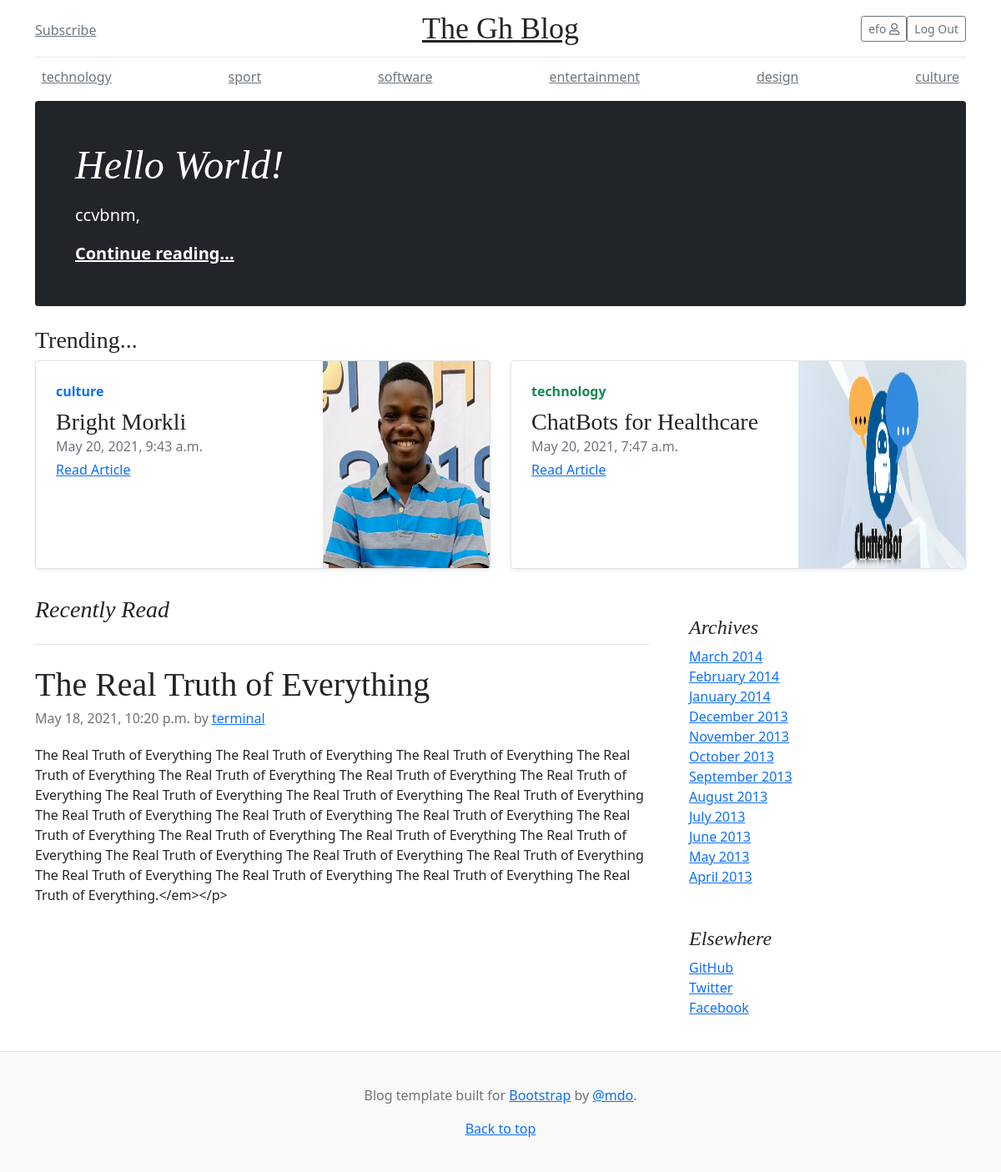
Screenshot of / (signed in) with the database file from the repository.
### blog/models.py (models this page shows, shortened)
class Category(models.Model):
    name = models.CharField(max_length=50)
    slug = models.SlugField(unique=True)
    def __str__(self):
        return self.name
    class Meta:
        verbose_name = 'Category'
        verbose_name_plural = 'Categories'
        ordering = ('-name', )

class Blog(models.Model):
    STATUS_CHOICES = (
        ('draft', 'draft'),
        ('published', 'published')
    )
    author = models.ForeignKey(User, on_delete=models.CASCADE)
    title = models.CharField(max_length=105)
    cover_image = models.ImageField(upload_to='images/', blank=True, null=True)
    body = models.TextField()
    date_published = models.DateTimeField(default=timezone.now)
    status = models.CharField(max_length=10, choices=STATUS_CHOICES)
    category = models.ForeignKey(Category, on_delete=models.CASCADE, max_length=50)
    def summary(self):
        return self.body[:120]
    class Meta:
        ordering = ('-date_published',)

### blog/views.py (the view)
# urls.py: path('', views.index, name='index'),
def index(request):
    blogs = Blog.objects.filter(status='published')
    categories = Category.objects.all()
    template_name = 'blog/index.html'
    context = {'blogs': blogs, 'categories': categories}
    return render(request, template_name, context)

### blog/templates/blog/index.html (shortened to what this page needs)
{% extends 'blog/base.html' %}
{% load static %}
  {% block content %}
  <div class="nav-scroller py-1 mb-2">
    <nav class="nav d-flex justify-content-between">
      {% for category in categories %}
      <a class="p-2 link-secondary" href="{% url 'category_view' category.name %}">{{category.name}}</a>
      {% endfor %}
    </nav>
  </div>
</div>
<main class="container">
  <div class="p-4 p-md-5 mb-4 text-white rounded bg-dark">
    <div class="col-md-6 px-0">
        {% for blog in blogs|slice:":1" %}
      <h1 class="display-4 fst-italic">{{ blog.title }}</h1>
      <p class="lead my-3">{{ blog.summary }}</p>
      <p class="lead mb-0"><a href="{% url 'detail_view' blog.id %}" class="text-white fw-bold">Continue reading...</a></p>
        {% endfor %}
    </div>
  </div>
  <div class="row mb-2">
    <h3>Trending...</h3>
    <div class="col-md-6">
      <div class="row g-0 border rounded overflow-hidden flex-md-row mb-4 shadow-sm h-md-250 position-relative">
        <div class="col p-4 d-flex flex-column position-static">
          {% for blog in blogs|slice:"1:2" %}
          <strong class="d-inline-block mb-2 text-primary">{{blog.category}}</strong>
          <h3 class="mb-0">{{blog.title}}</h3>
          <div class="mb-1 text-muted">{{blog.date_published}}</div>
          <a href="{% url 'detail_view' blog.id %}" class="stretched-link">Read Article</a>
        </div>
        <div class="col-auto d-none d-lg-block">
          {% if blog.cover_image %}
          <img src="{{blog.cover_image.url}}" alt="" class="bd-placeholder-img" width="200" height="250">
          {% endif %}
          {% endfor %}
        </div>
      </div>
    </div>
    <div class="col-md-6">
      <div class="row g-0 border rounded overflow-hidden flex-md-row mb-4 shadow-sm h-md-250 position-relative">
        <div class="col p-4 d-flex flex-column position-static">
          {% for blog in blogs|slice:"2:3" %}
          <strong class="d-inline-block mb-2 text-success">{{blog.category}}</strong>
          <h3 class="mb-0">{{blog.title}}</h3>
          <div class="mb-1 text-muted">{{blog.date_published}}</div>
          <a href="{% url 'detail_view' blog.id %}" class="stretched-link">Read Article</a>
        </div>
        <div class="col-auto d-none d-lg-block">
          <img src="{{blog.cover_image.url}}" alt="" class="bd-placeholder-img" width="200" height="250">
          {% endfor %}
        </div>
      </div>
    </div>
  </div>
  <div class="row">
    <div class="col-md-8">
      <h3 class="pb-4 mb-4 fst-italic border-bottom">
        Recently Read
      </h3>
      <article class="blog-post">
        {% for blog in blogs|slice:"3:4" %}
        <h2 class="blog-post-title">{{blog.title}}</h2>
        <p class="blog-post-meta">{{blog.date_published}} by <a href="#">{{blog.author}}</a></p>
        <p>{{blog.body}}</p>
        {% endfor %}
      </article>
    </div>
    <div class="col-md-4">
      <div class="p-4">
        <h4 class="fst-italic">Archives</h4>
        <ol class="list-unstyled mb-0">
          <li><a href="#">March 2014</a></li>
          <li><a href="#">February 2014</a></li>
          <li><a href="#">January 2014</a></li>
          <li><a href="#">December 2013</a></li>
          <li><a href="#">November 2013</a></li>
          <li><a href="#">October 2013</a></li>
          <li><a href="#">September 2013</a></li>
          <li><a href="#">August 2013</a></li>
          <li><a href="#">July 2013</a></li>
          <li><a href="#">June 2013</a></li>
          <li><a href="#">May 2013</a></li>
          <li><a href="#">April 2013</a></li>
        </ol>
      </div>
      <div class="p-4">
        <h4 class="fst-italic">Elsewhere</h4>
        <ol class="list-unstyled">
          <li><a href="#">GitHub</a></li>
          <li><a href="#">Twitter</a></li>
          <li><a href="#">Facebook</a></li>
        </ol>
      </div>
    </div>
  </div>
</main>
  {% endblock %}

### blog/templates/blog/base.html (shortened to what this page needs)
{% load static %}
<!doctype html>
<html lang="en">
  <head>
    <link href="https://cdn.jsdelivr.net/npm/bootstrap@5.0.0-beta3/dist/css/bootstrap.min.css" rel="stylesheet">
    <link rel="stylesheet" href="https://cdnjs.cloudflare.com/ajax/libs/font-awesome/5.15.3/css/all.min.css" />
    <link href="{% static 'blog/styles.css' %}" rel="stylesheet">
  </head>
  <body>
<div class="container">
  <header class="blog-header py-3">
    <div class="row flex-nowrap justify-content-between align-items-center">
      <div class="col-4 pt-1">
        <a class="link-secondary" href="#" data-bs-toggle="modal" data-bs-target="#staticBackdrop">Subscribe</a>
      </div>
      <div class="col-4 text-center">
        <a class="blog-header-logo text-dark" href="{% url 'index' %}">The Gh Blog</a>
      </div>
      <div class="col-4 d-flex justify-content-end align-items-center">
        {% if request.user.is_authenticated %}
        <a class="btn btn-sm btn-outline-secondary" href="#" data-bs-toggle="modal" data-bs-target="#userAccount">{{request.user.username}} <i class="far fa-user"></i></a>
        <a class="btn btn-sm btn-outline-secondary" href="{% url 'user_logout' %}">Log Out</a>
        {% else %}
        <a class="btn btn-sm btn-outline-secondary" href="{% url 'user_signup' %}">Sign up</a>
        <a class="btn btn-sm btn-outline-secondary" href="{% url 'user_login' %}">Login</a>
        {% endif %}
      </div>
    </div>
  </header>
  {% block content %}
  {% endblock %}
<footer class="blog-footer">
  <p>Blog template built for <a href="https://getbootstrap.com/">Bootstrap</a> by <a href="https://twitter.com/mdo">@mdo</a>.</p>
  <p>
    <a href="#">Back to top</a>
  </p>
</footer>
  </body>
</html>

### blog/static/blog/styles.css (style rules this page uses)
.blog-header { line-height: 1; border-bottom: 1px solid #e5e5e5; }
.blog-header-logo { font-family: "Playfair Display", Georgia, "Times New Roman", serif; font-size: 2.25rem; }
h1, h2, h3, h4, h5, h6 { font-family: "Playfair Display", Georgia, "Times New Roman", serif; }
.display-4 { font-size: 2.5rem; }
@media (min-width: 768px) { .display-4 { font-size: 3rem; } }
.nav-scroller { position: relative; z-index: 2; height: 2.75rem; overflow-y: hidden; }
.nav-scroller .nav { display: flex; flex-wrap: nowrap; padding-bottom: 1rem; margin-top: -1px; overflow-x: auto; text-align: center; white-space: nowrap; -webkit-overflow-scrolling: touch; }
@media (min-width: 768px) { .h-md-250 { height: 250px; } }
.blog-post { margin-bottom: 4rem; }
.blog-post-title { margin-bottom: .25rem; font-size: 2.5rem; }
.blog-post-meta { margin-bottom: 1.25rem; color: #727272; }
.blog-footer { padding: 2.5rem 0; color: #727272; text-align: center; background-color: #f9f9f9; border-top: .05rem solid #e5e5e5; }
.blog-footer p:last-child { margin-bottom: 0; }

### blog/templates/blog/base.html (style rules this page uses)
.bd-placeholder-img { font-size: 1.125rem; text-anchor: middle; -webkit-user-select: none; -moz-user-select: none; user-select: none; }

### rows the page displays
Category: name "technology"
Category: name "sport"
Category: name "software"
Category: name "entertainment"
Category: name "design"
Category: name "culture"
Blog: title "Hello World!", summary "ccvbnm,"
Blog: category "culture", title "Bright Morkli", date_published "May 20, 2021, 9:43 a.m.", cover_image (picture)
Blog: category "technology", title "ChatBots for Healthcare", date_published "May 20, 2021, 7:47 a.m.", cover_image (picture)
Blog: title "The Real Truth of Everything", date_published "May 18, 2021, 10:20 p.m.", author "terminal", body "The Real Truth of Everything The Real Truth of Everything The Real Truth of Everything The Real Truth of Everything The Real Truth of Everything The Real Truth of Everything The Real Truth of Everything The Real Truth of Everything The Real Truth of Everything The Real Truth of Everything The Real Truth of Everything The Real Truth of Everything The Real Truth of Everything The Real Truth of Everything The Real Truth of Everything The Real Truth of Everything The Real Truth of Everything The Real Truth of Everything The Real Truth of Everything The Real Truth of Everything The Real Truth of Everything The Real Truth of Everything The Real Truth of Everything The Real Truth of…"

### other values shown
{{ request.user.username }} "efo"
